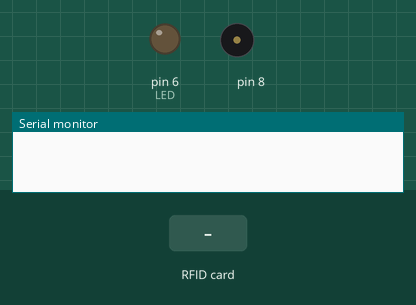
Bench run of a sketch on a simulated Arduino Uno, built with avr-gcc and run on an emulated ATmega328P. Parts: output pins drawn as LEDs (lit = HIGH), buzzer (waves = sounding), the last lines printed to the serial monitor. Inputs (shaded band) come from the test bench. Pins used as bus, display or sensor lines are not drawn.

Above: at 1.2 s.
1.3 s: RFID card 5E 7A 19 C4 held to the reader
At 1.71 s:
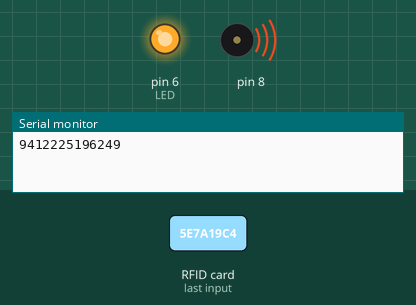
Timing chart, 0 to 4.3 s (numbered marks = the images above; inputs shaded):
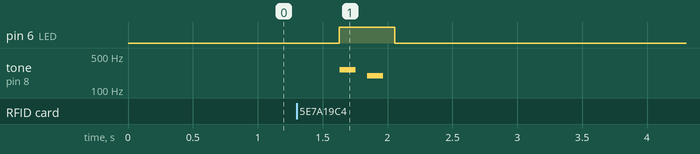

Measured:
- after the input at 1.3 s, pin 6 (LED): LOW → HIGH after 0.33 s, → LOW 0.42 s later; tone on pin 8: silent → 262 Hz after 0.33 s, → silent 0.13 s later, → 196 Hz 0.09 s later, → silent 0.13 s later

The sketch:

main.ino
```cpp
#include <SPI.h>
#include <RFID.h>
#include "pitches.h"

RFID RFID(10, 9);
int UID[5];
const int LED = 6;
int noteDurations[] = {8, 8};
int melody[] = {NOTE_C4, NOTE_G3};
/* int noteDurations[] = {4, 8, 8, 4, 4, 4, 4, 4}; */
/* int melody[] = {NOTE_C4, NOTE_G3, NOTE_G3, NOTE_A3, NOTE_G3, 0, NOTE_B3, NOTE_C4}; */

void setup()
{
  pinMode(LED, OUTPUT);
  Serial.begin(9600);
  SPI.begin();
  RFID.init();
}

void loop()
{
  if (RFID.isCard()) {
    if (RFID.readCardSerial()) {
      digitalWrite (LED, HIGH);
      for (int i = 0; i < 5; i++) {
        UID[i] = RFID.serNum[i];
        Serial.print(UID[i], DEC);
      }
      for (int thisNote = 0; thisNote < 2; thisNote++) {
        int noteDuration = 1000 / noteDurations[thisNote];
        tone(8, melody[thisNote], noteDuration);

        int pauseBetweenNotes = noteDuration * 1.30;
        delay(pauseBetweenNotes);
        noTone(8);
        delay(50);
      }
    }
    digitalWrite (LED, LOW);
  }
  RFID.halt();
  delay(500);
}
```

pitches.h
```cpp
/*************************************************
 * Public Constants
 *************************************************/

#define NOTE_B0  31
#define NOTE_C1  33
#define NOTE_CS1 35
#define NOTE_D1  37
#define NOTE_DS1 39
#define NOTE_E1  41
#define NOTE_F1  44
#define NOTE_FS1 46
#define NOTE_G1  49
#define NOTE_GS1 52
#define NOTE_A1  55
#define NOTE_AS1 58
#define NOTE_B1  62
#define NOTE_C2  65
#define NOTE_CS2 69
#define NOTE_D2  73
#define NOTE_DS2 78
#define NOTE_E2  82
#define NOTE_F2  87
#define NOTE_FS2 93
#define NOTE_G2  98
#define NOTE_GS2 104
#define NOTE_A2  110
#define NOTE_AS2 117
#define NOTE_B2  123
#define NOTE_C3  131
#define NOTE_CS3 139
#define NOTE_D3  147
#define NOTE_DS3 156
#define NOTE_E3  165
#define NOTE_F3  175
#define NOTE_FS3 185
#define NOTE_G3  196
#define NOTE_GS3 208
#define NOTE_A3  220
#define NOTE_AS3 233
#define NOTE_B3  247
#define NOTE_C4  262
#define NOTE_CS4 277
#define NOTE_D4  294
#define NOTE_DS4 311
#define NOTE_E4  330
#define NOTE_F4  349
#define NOTE_FS4 370
#define NOTE_G4  392
#define NOTE_GS4 415
#define NOTE_A4  440
#define NOTE_AS4 466
#define NOTE_B4  494
#define NOTE_C5  523
#define NOTE_CS5 554
#define NOTE_D5  587
#define NOTE_DS5 622
#define NOTE_E5  659
#define NOTE_F5  698
#define NOTE_FS5 740
#define NOTE_G5  784
#define NOTE_GS5 831
#define NOTE_A5  880
#define NOTE_AS5 932
#define NOTE_B5  988
#define NOTE_C6  1047
#define NOTE_CS6 1109
#define NOTE_D6  1175
#define NOTE_DS6 1245
#define NOTE_E6  1319
#define NOTE_F6  1397
#define NOTE_FS6 1480
#define NOTE_G6  1568
#define NOTE_GS6 1661
#define NOTE_A6  1760
#define NOTE_AS6 1865
#define NOTE_B6  1976
#define NOTE_C7  2093
#define NOTE_CS7 2217
#define NOTE_D7  2349
#define NOTE_DS7 2489
#define NOTE_E7  2637
#define NOTE_F7  2794
#define NOTE_FS7 2960
#define NOTE_G7  3136
#define NOTE_GS7 3322
#define NOTE_A7  3520
#define NOTE_AS7 3729
#define NOTE_B7  3951
#define NOTE_C8  4186
#define NOTE_CS8 4435
#define NOTE_D8  4699
#define NOTE_DS8 4978
```
